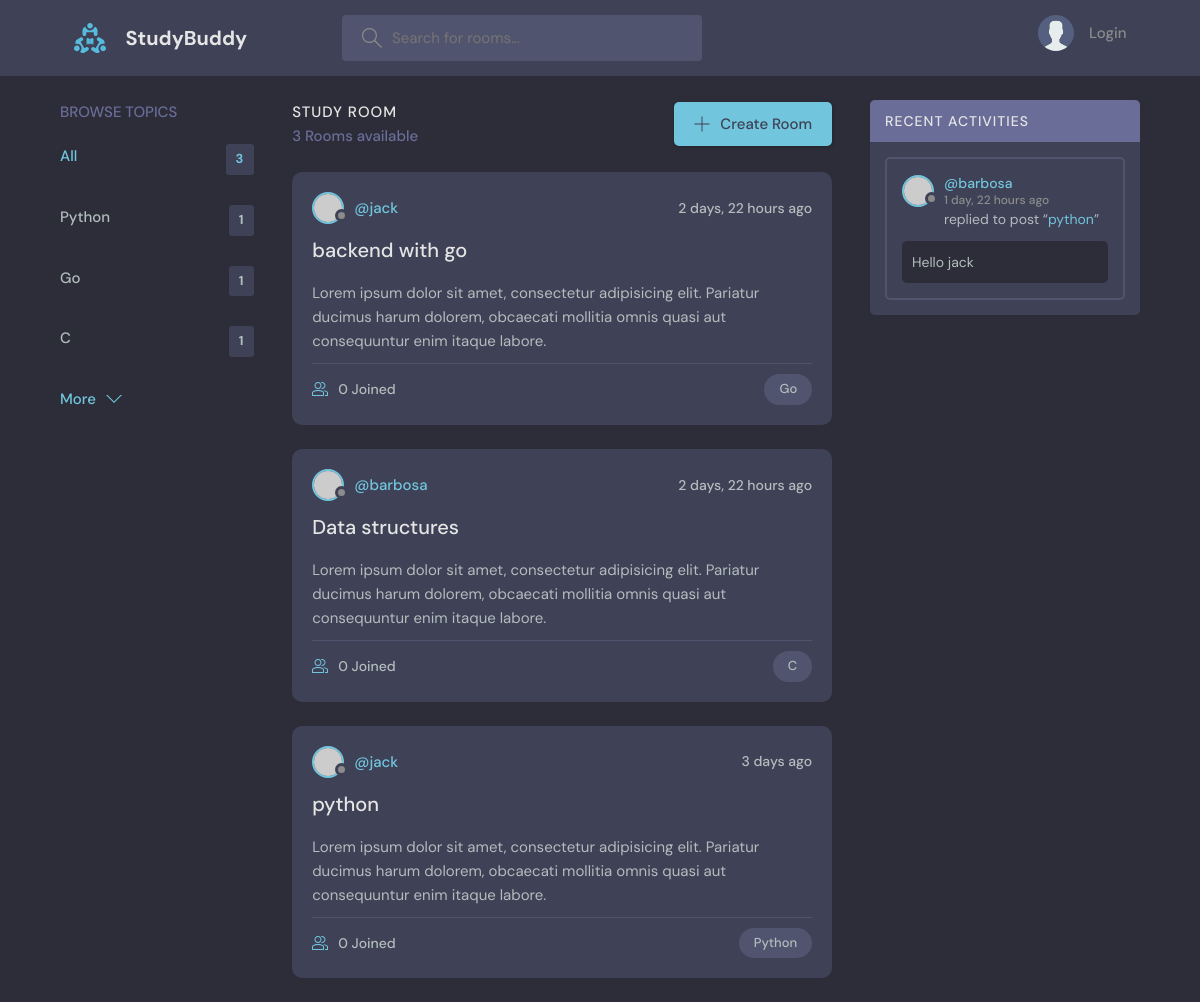
The app's page /, older data.
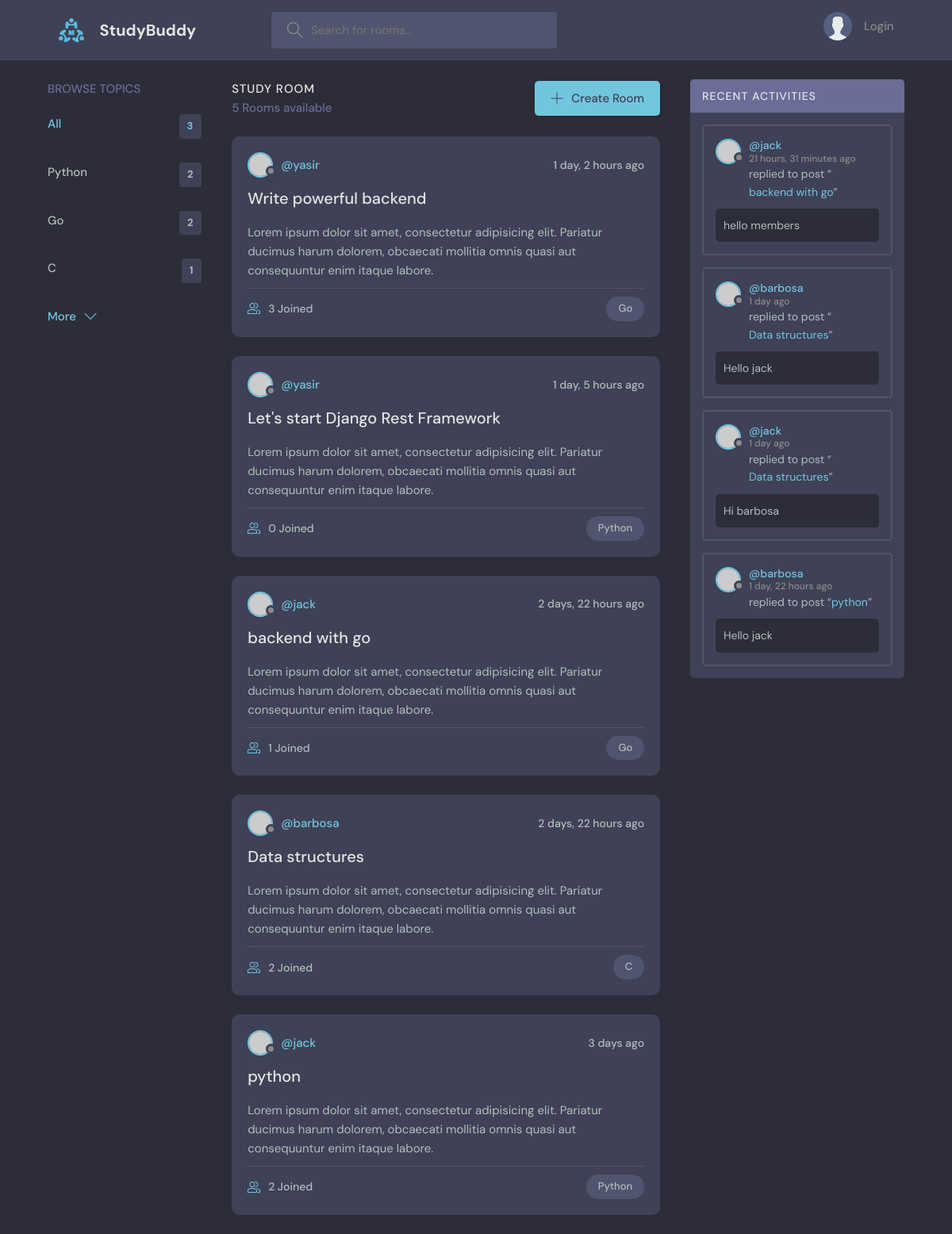
The same page, newer data.
### main/models.py (models this page shows, shortened)
class Topic(models.Model):
	name = models.CharField(max_length=200)

class Room(models.Model):
	host = models.ForeignKey(User, on_delete=models.SET_NULL, null=True)
	topic = models.ForeignKey(Topic, on_delete=models.SET_NULL, null=True)
	name = models.CharField(max_length=200)
	desc = models.TextField(null=True, blank=True)
	participants = models.ManyToManyField(User, related_name='participants', blank=True)
	updated = models.DateTimeField(auto_now=True)
	created = models.DateTimeField(auto_now_add=True)
	class Meta:
		ordering = ['-updated', '-created']
	def __str__(self):
		return self.name

class Message(models.Model):
	user = models.ForeignKey(User, on_delete=models.CASCADE)
	room = models.ForeignKey(Room, on_delete=models.CASCADE)
	body = models.TextField()
	updated = models.DateTimeField(auto_now=True)
	created = models.DateTimeField(auto_now_add=True)
	class Meta:
		ordering = ['-updated', '-created']

### main/views.py (the view)
class HomeView(ListView):
	model = Room
	template_name = 'main/home.html'
	context_object_name = 'rooms'
	def get_context_data(self, **kwargs):
		context = super(HomeView, self).get_context_data(**kwargs)
		q = self.request.GET.get('q') if self.request.GET.get('q') != None else ''
		rooms = Room.objects.filter(
			Q(topic__name__icontains=q) | Q(name__icontains=q) | Q(desc__icontains=q)
		)
		room_messages = Message.objects.filter(Q(room__topic__name__icontains=q))
		room_count = rooms.count()
		topics = Topic.objects.all()
		context['rooms'] = rooms
		context['topics'] = topics
		context['q'] = q
		context['room_count'] = room_count
		context['room_messages'] = room_messages
		return context

### main/templates/main/home.html (shortened to what this page needs)
{% extends 'main/main.html'%}
{% block content %}
    <main class="layout layout--3">
      <div class="container">
        {% include 'main/topics_component.html' %}
        <div class="roomList">
          <div class="roomList__header">
            <div>
              <h2>Study Room</h2>
              <p>{{room_count}} Rooms available</p>
            </div>
            <a class="btn btn--main" href="create-room.html">
              <svg version="1.1" xmlns="http://www.w3.org/2000/svg" width="32" height="32" viewBox="0 0 32 32">
                <title>add</title>
                <path
                  d="M16.943 0.943h-1.885v14.115h-14.115v1.885h14.115v14.115h1.885v-14.115h14.115v-1.885h-14.115v-14.115z"
                ></path>
              </svg>
              Create Room
            </a>
          </div>
          {% include 'main/feed_component.html' %}
        </div>
        {% include 'main/activity_component.html' %}
      </div>
    </main>
{% endblock content %}

### main/templates/main/topics_component.html
<div class="topics">
    <div class="topics__header">
      <h2>Browse Topics</h2>
    </div>
    <ul class="topics__list">
      <li>
        <a href="{% url 'home' %}" class="active">All <span>{{topics.count}}</span></a>
      </li>
      {% for topic in topics %}
      <li>
        <a href="{% url 'home' %}?q={{topic.name}}">{{topic.name}} <span>{{topic.room_set.all.count}}</span></a>
      </li>
      {% endfor %}
    </ul>
    <a class="btn btn--link" href="topics.html">
      More
      <svg version="1.1" xmlns="http://www.w3.org/2000/svg" width="32" height="32" viewBox="0 0 32 32">
        <title>chevron-down</title>
        <path d="M16 21l-13-13h-3l16 16 16-16h-3l-13 13z"></path>
      </svg>
    </a>
</div>

### main/templates/main/feed_component.html (shortened to what this page needs)
{% for room in rooms %}
    <div class="roomListRoom">
        <div class="roomListRoom__header">
        <a href="{% url 'user-profile' room.host.id %}" class="roomListRoom__author">
            <div class="avatar avatar--small">
            <img src="https://randomuser.me/api/portraits/women/11.jpg" />
            </div>
            <span>@{{room.host.username}}</span>
        </a>
        <div class="roomListRoom__actions">
            <span>{{room.created | timesince}} ago</span>
        </div>
        </div>
        <div class="roomListRoom__content">
        <a href="{% url 'room' room.id %}">{{room.name}}</a>
        <p>
            Lorem ipsum dolor sit amet, consectetur adipisicing elit. Pariatur ducimus harum dolorem, obcaecati
            mollitia omnis quasi aut consequuntur enim itaque labore.
        </p>
        </div>
        <div class="roomListRoom__meta">
        <a href="{% url 'room' room.id %}" class="roomListRoom__joined">
            {{room.participants.all.count}} Joined
        </a>
        <p class="roomListRoom__topic">{{room.topic.name}}</p>
        </div>
    </div>
{% endfor %}

### main/templates/main/activity_component.html (shortened to what this page needs)
<div class="activities">
    <div class="activities__header">
      <h2>Recent Activities</h2>
    </div>
    {% for message in room_messages %}
    <div class="activities__box">
      <div class="activities__boxHeader roomListRoom__header">
        <a href="{% url 'user-profile' message.user.id %}" class="roomListRoom__author">
          <div class="avatar avatar--small">
            <img src="https://randomuser.me/api/portraits/women/11.jpg" />
          </div>
          <p>
            @{{message.user}}
            <span>{{message.created | timesince}} ago</span>
          </p>
        </a>
      </div>
      <div class="activities__boxContent">
        <p>replied to post “<a href="{% url 'room' message.room.id %}">{{message.room}}</a>”</p>
        <div class="activities__boxRoomContent">
            {{message.body}}
        </div>
      </div>
    </div>
    {% endfor %}
  </div>

Row changes from the older to the newer data that the page shows:
computed for Topic "Python": room_set.all.count "1" → "2"
computed for Topic "Go": room_set.all.count "1" → "2"
added Room: host.username "yasir", created "1 day, 2 hours", name "Write powerful backend", participants.all.count "3", topic.name "Go"
added Room: host.username "yasir", created "1 day, 5 hours", name "Let's start Django Rest Framework", participants.all.count "0", topic.name "Python"
computed for Room "backend with go": participants.all.count "0" → "1"
computed for Room "Data structures": participants.all.count "0" → "2"
computed for Room "python": participants.all.count "0" → "2"
added Message: user "jack", created "21 hours, 31 minutes", room "backend with go", body "hello members"
added Message: user "barbosa", created "1 day", room "Data structures", body "Hello jack"
added Message: user "jack", created "1 day", room "Data structures", body "Hi barbosa"
Text that changed along with them:
{{ room_count }}: "3" → "5"
